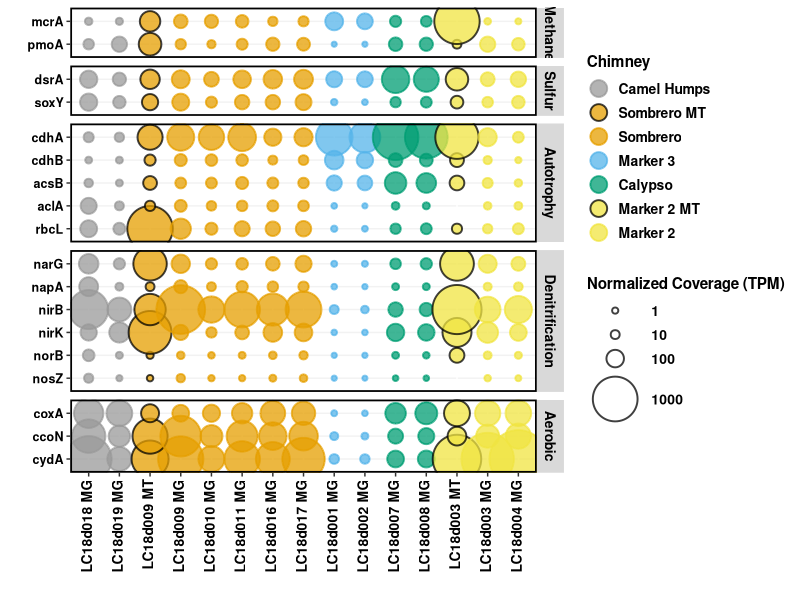
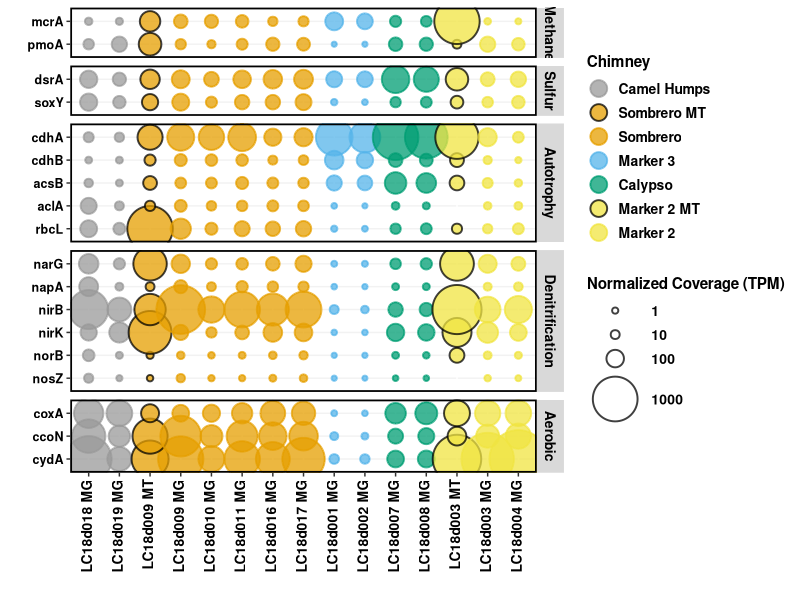
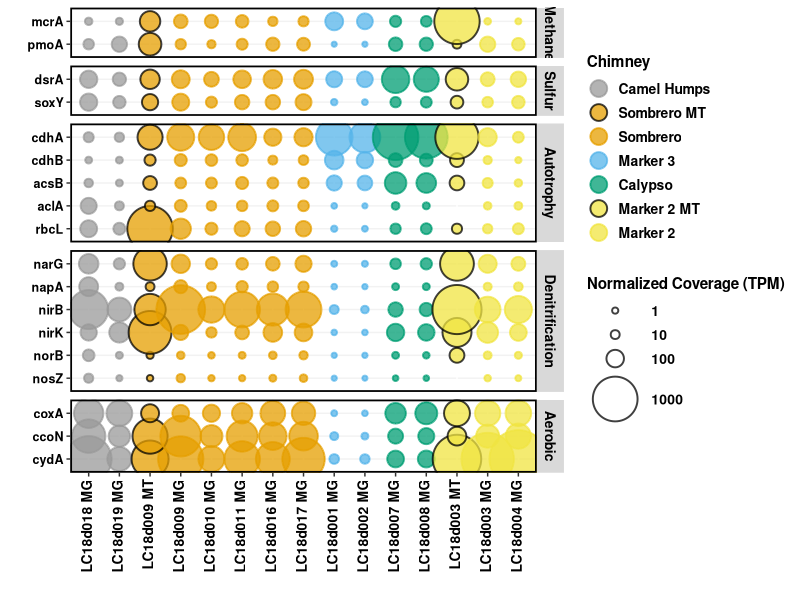

The R script that drew these images, in order:
# following tutorial from Jackie Zorz https://jkzorz.github.io/2019/06/05/Bubble-plots.html

library(ggplot2)
library(reshape2)

pc = read.csv("bubbles-key-genes-v2.csv", header = TRUE)

#convert data frame from a "wide" format to a "long" format
pcm = melt(pc, id = c("Sample", "Chimney"))

#Keep the order of samples from your excel sheet:
pcm$Sample <- factor(pcm$Sample,levels=unique(pcm$Sample))

#specify order of chimneys
pcm$Chimney = factor(pcm$Chimney, levels = c("Camel Humps", "Sombrero MT", "Sombrero", "Marker 3", "Calypso", "Marker 2 MT", "Marker 2"))

#define gene category factor
library(plyr)
pcm$Genes = revalue(pcm$variable, c("mcrA"="Methane",	"pmoA"="Methane",	"dsrA"="Sulfur",	"soxY"="Sulfur", "cdhA"="Autotrophy", "cdhB"="Autotrophy", "acsB"="Autotrophy",	"aclA"="Autotrophy",	"rbcL"="Autotrophy", "nosZ"="Denitrification","norB"="Denitrification","nirK"="Denitrification","nirB"="Denitrification","napA"="Denitrification","narG"="Denitrification","cydA"="Aerobic","ccoN"="Aerobic","coxA"="Aerobic"))

#specify order of gene categories
pcm$Genes = factor(pcm$Genes, levels = c("Methane", "Sulfur", "Autotrophy", "Denitrification", "Aerobic"))

# colors
cbPalette <- c("#999999", "#E69F00", "#E69F00", "#56B4E9", "#009E73", "#F0E442", "#F0E442", "#0072B2", "#D55E00", "#CC79A7")
outline1 <- c("black","#E69F00","black","black","black", "#F0E442","black")
outline2 <- c("#999999","black","#E69F00","#56B4E9","#009E73", "black","#F0E442")

xx = ggplot(pcm, aes(x = Sample, y = variable, order = variable)) + 
  geom_point(aes(size = value, fill = Chimney, color = Chimney), alpha = 0.75, shape = 21, stroke=1) + 
  scale_fill_manual(values = cbPalette, guide = guide_legend(override.aes = list(size=5))) +
  scale_color_manual(values = outline2) +
  scale_size_continuous(limits = c(0.01, 2000), range=c(1,20), breaks = c(1,10,100,1000)) + 
  labs( x= "", y = "", size = "Normalized Coverage (TPM)", fill = "Chimney")  +
  theme(legend.key=element_blank(), 
        axis.text.x = element_text(colour = "black", size = 10, face = "bold", angle = 90, vjust = 0.3, hjust = 1), 
        axis.text.y = element_text(colour = "black", face = "bold", size = 9), 
        legend.text = element_text(size = 10, face ="bold", colour ="black"), 
        legend.title = element_text(size = 11, face = "bold"), panel.background = element_blank(), 
        panel.border = element_rect(colour = "black", fill = NA, size = 1.2), 
        legend.position = "right", panel.grid.major.y = element_line(colour = "grey95")) +  
  facet_grid(Genes ~ ., scales = "free", space="free") +
  #scale_y_discrete(limits = rev(levels(pcm$variable))) +
  theme(strip.text = element_text(size = 10, colour = "black", face = "bold", angle = 90))

xx

ggsave("bubbles-key-genes-v2.svg")
ggsave("bubbles-key-genes-v2.png")